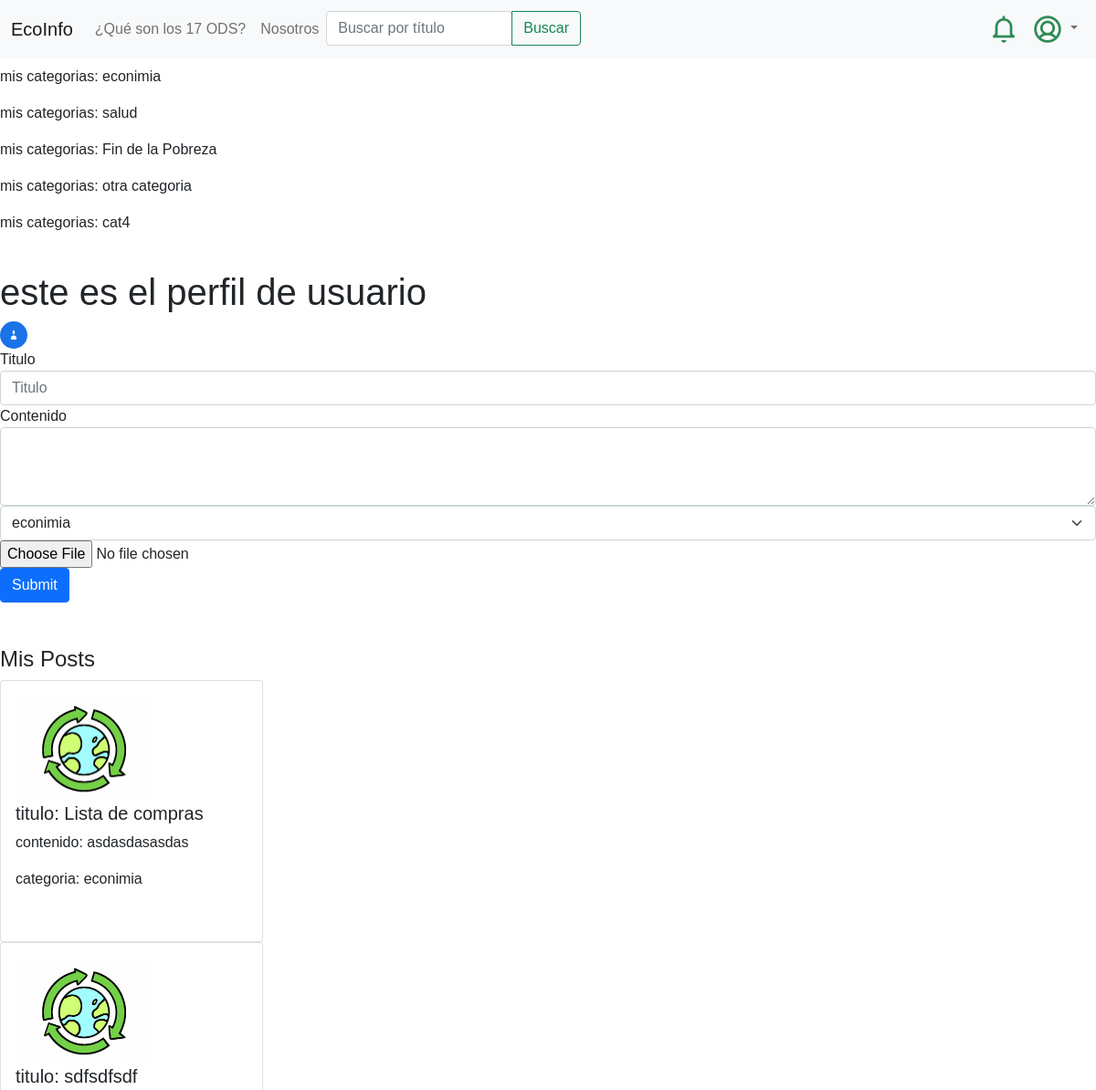
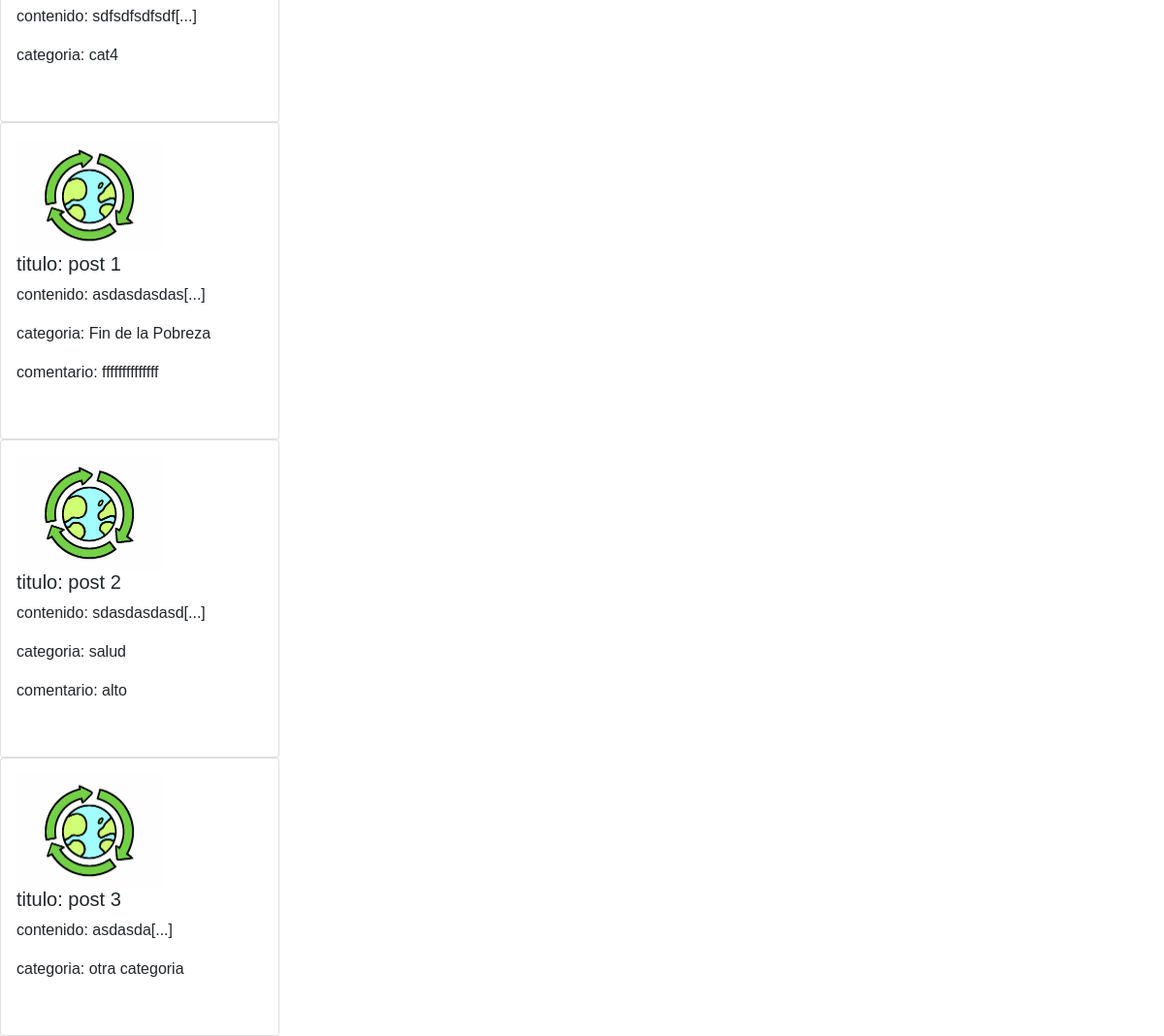
Before: /perfil_usuario/ (signed in) with the older database file (2 pictures, top to bottom).
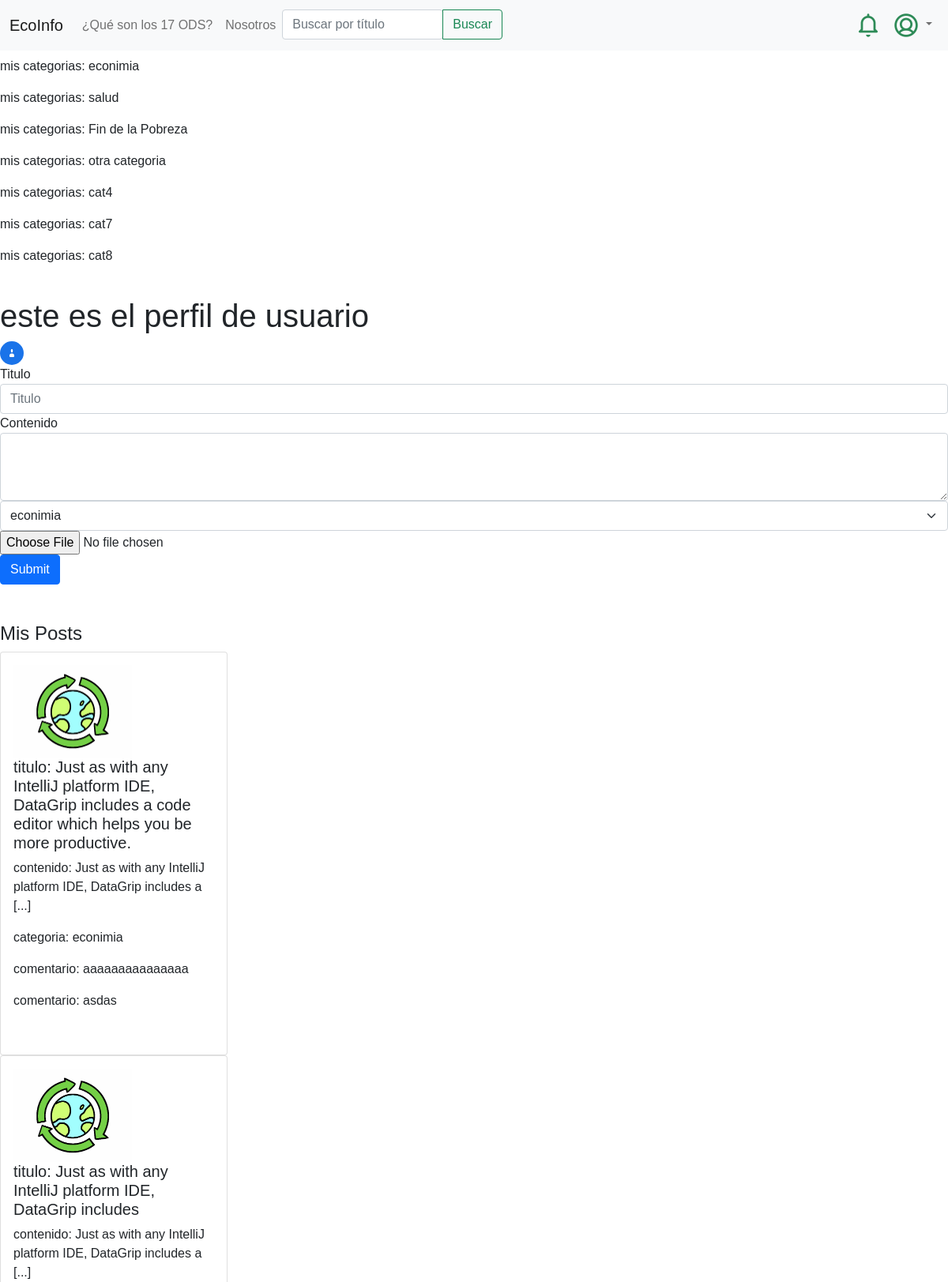
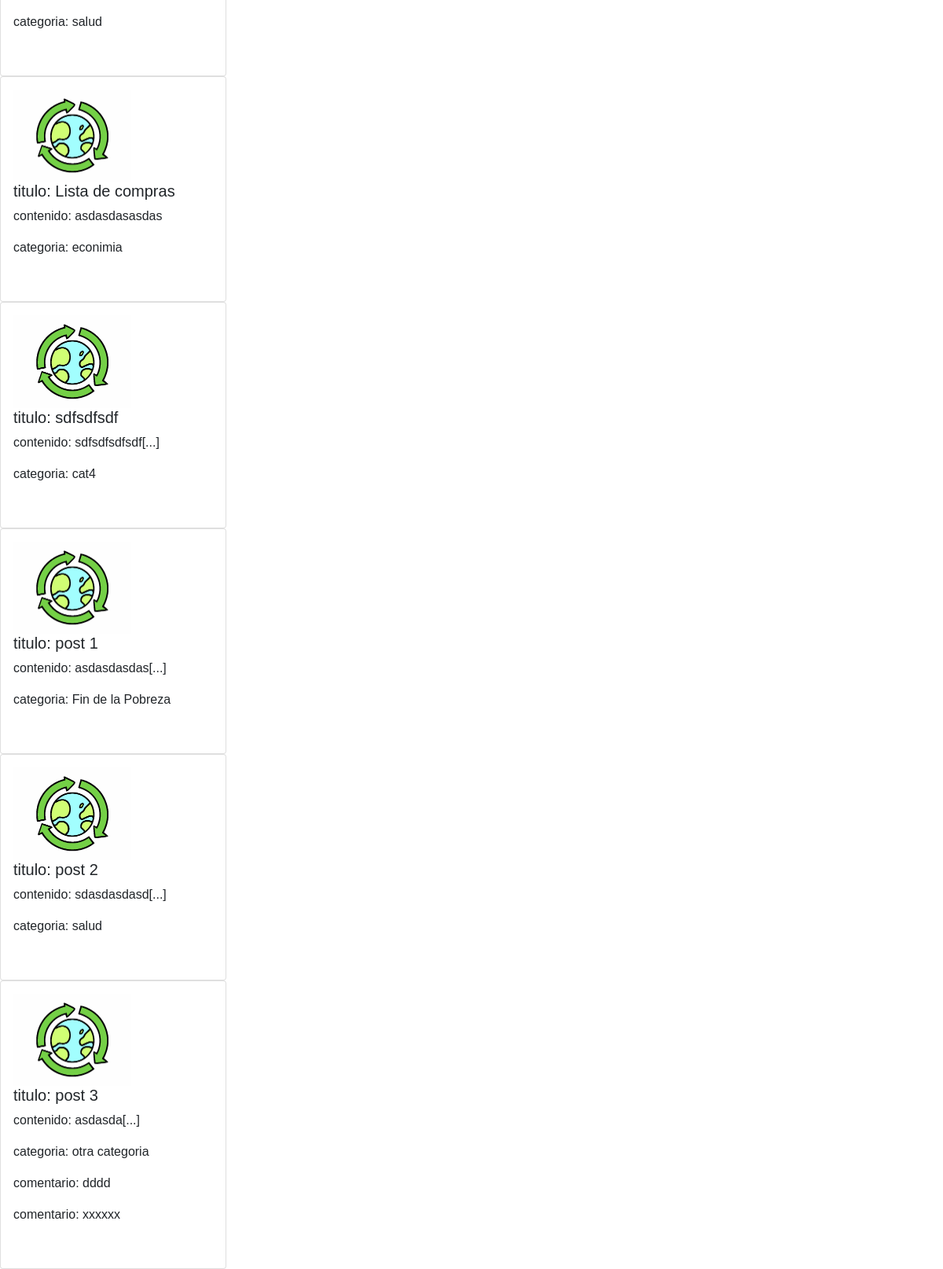
After: the same page with the newer database file (2 pictures, top to bottom).
### feed/models.py (models this page shows, shortened)
class categoria(models.Model):
    name = models.CharField(max_length=50)
    imagen = models.ImageField(upload_to='categoria',default='categoria_default.png')
    def __str__(self):
        return self.name

class usuario(models.Model):
    id = models.AutoField(primary_key=True)
    usuario_fk = models.OneToOneField(User, on_delete=models.CASCADE)
    tipo_usuario = models.ForeignKey(tipo_usuario, on_delete=models.CASCADE, null=False)
    foto= models.FileField(upload_to='fotos_perfil', default='foto_default.jpg')

class post(models.Model):
    posteador = models.ForeignKey(User, on_delete=models.CASCADE, null=True)
    titulo = models.CharField(max_length=100)
    contenido = models.TextField()
    pre_contenido = models.TextField()
    categoria = models.ForeignKey(categoria, on_delete=models.CASCADE,  default=1, null=False)
    creado_en = models.DateTimeField(auto_now_add=True)
    actualizado_en = models.DateTimeField(auto_now=True)
    me_gusta = models.IntegerField(default=0)
    no_megusta = models.IntegerField(default=0)
    imagen = models.FileField(upload_to='imagenes_posts', default='post_default.jpg')
    visitas = models.IntegerField(default=0)

class comentario(models.Model):
    post = models.ForeignKey(post, on_delete=models.CASCADE)
    comentador = models.ForeignKey(User, on_delete=models.CASCADE, null=True)
    contenido = models.TextField()
    creado_en = models.DateTimeField(auto_now_add=True)
    actualizado_en = models.DateTimeField(auto_now=True)
    aprobado = models.BooleanField(default=False)

### feed/views.py (the view)
# urls.py: path('perfil_usuario/',views.perfil_usuario, name='perfil_usuario'),
@login_required
def perfil_usuario(request):
    notif_user = notificaciones.objects.filter(post__posteador_id=request.user.id ).exclude(usuario_id = request.user.id).order_by('creado_en').reverse()[:10]
    mis_posteos = post.objects.filter(posteador_id=request.user.id).order_by('creado_en').reverse()
    mis_categorias = categoria.objects.filter(id__in = mis_posteos )
    mis_comentarios = comentario.objects.filter(comentador_id=request.user.id).order_by('creado_en').reverse()
    categorias = categoria.objects.all()
    usuario_actual = usuario.objects.get(id=request.user.id)
    contexto = {'mis_posteos':mis_posteos, 'mis_comentarios':mis_comentarios, 'categorias':categorias, 'notif_user':notif_user, 'mis_categorias':mis_categorias, 'usuario_actual':usuario_actual}
    return render(request,"perfil_usuario.html",contexto)

### feed/templates/perfil_usuario.html (shortened to what this page needs)
{% extends "base.html" %}
{% block content %}
<br><br><br>
<div>
    {% if mis_categorias %}
        {% for mi_categoria in mis_categorias %}
                <p> mis categorias: {{ mi_categoria.name }} </p>
        {% endfor %}
    {% endif %}
</div>
    <h1>este es el perfil de usuario</h1>
    {% if  user.is_authenticated %}
    <img src="{{usuario_actual.foto.url }}" style="width: 30px; height: 30px; border-radius: 30px;" >
    {% endif %}
    <form action="{% url 'agregar_post' %} " method="POST"  enctype="multipart/form-data"> {% csrf_token %}
        <div class="form-group">
            <label for="titulo">Titulo</label>
            <input type="text" class="form-control" id="txttitulo" name="txttitulo" placeholder="Titulo">
        </div>
        <div class="form-group">
            <label for="contenido">Contenido</label>
            <textarea class="form-control" id="txtcontenido" name="txtcontenido" rows="3"></textarea>
        </div>
        <div class="form-group">
            <select class="form-gourp form-select" name="txtcategoria" id="txtcategoria" required>
                {% for categoria in categorias %}
                    <option value="{{categoria.id}}" >{{categoria.name}}</option>
                {% endfor %}
              </select>
        </div>
        <div >
            <input type="file" id="txtimagen"  name="txtimagen">
        </div>
        <button type="submit" class="btn btn-primary">Submit</button>
    </form>
     <br>
     <br>
     <h4>Mis Posts</h4>
     {% for post in mis_posteos %}
     <div class="card" style="width: 18rem;">
         <div class="card-body">
            <img src="{{post.imagen.url}}" alt="{{post.tipo_17_ODS}}" style="width:150px;">
             <h5 class="card-title">titulo: {{ post.titulo }}</h5>
             <p class="card-text">contenido: {{ post.pre_contenido }}</p>
             <p class="card-text">  categoria: {{post.categoria}} </p>
             {% for comentario in mis_comentarios %}
             {% if comentario.post_id == post.id %}
                 <p class="card-text">comentario: {{ comentario.contenido }}</p>
             {% endif %}
             {% endfor %}
             <br>
         </div>
     </div>
 {% endfor %}
{% endblock %}

### feed/templates/base.html (shortened to what this page needs)
{% load static %}
<!DOCTYPE html>
<html lang="en">
  <head>
    <link href="https://cdn.jsdelivr.net/npm/bootstrap@5.1.3/dist/css/bootstrap.min.css" rel="stylesheet">
    <link rel="stylesheet" type="text/css" href="{% static 'css/estilos.css' %}">
</head>
<body>
      <nav class="navbar fixed-top navbar-expand-sm navbar-light bg-light "  >
        <div class="container-fluid" >
            <a href="{% url 'feed'%}" class="navbar-brand">EcoInfo</a>
            <div id="navbarCollapse" class="collapse navbar-collapse">
                <ul class="nav navbar-nav">
                    <li class="nav-item">
                        <a href="{% url 'los_17_ods'%}" class="nav-link">¿Qué son los 17 ODS?</a>
                    </li>
                    <li class="nav-item">
                        <a href="{% url 'nosotros' %}" class="nav-link">Nosotros</a>
                    </li>
                    <li class="nav-item ">
                            <form  class=" d-flex justify-content-center " action="{% url 'busqueda_por_titulo' %}" method="GET"> {% csrf_token %}
                                <div class="btn-group " method="GET">
                                    <input class="form-control col-xl-8 " id="titulo_buscado" name="titulo_buscado" style="width: auto;" type="text" placeholder="Buscar por título" aria-label="Search">
                                    <button class="btn btn-outline-success" >Buscar</button>
                            </div>
                            </form>
                    </li>
                </ul>
                {% if user.is_authenticated %}
                <ul class="nav navbar-nav ms-auto">
                    {% include 'notificaciones.html' %}
                    <li class="nav-item dropdown">
                        <a href="#" class="nav-link dropdown-toggle" data-bs-toggle="dropdown">
                            <img src="/static/img/avatar_dafault.png" alt="Perfil usuario" style="height: 2rem; width: 2rem;">
                        </a>
                    </li>
                    {% else %}
                    <form class="d-flex ms-auto">
                      <a href="{% url 'registrarse' %}" class="btn btn-light me-2" style="border-color:grey ;">Registrarse</a>
                      <a href="{% url 'acceder' %}" class="btn btn-light me-2" style="border-color: grey;">Acceder</a>
                    </form>
                    {% endif %}
                </ul>
            </div>
        </div>
    </nav>
    {% block content %}{% endblock %}
</body>
</html>

### feed/templates/notificaciones.html (shortened to what this page needs)
<li class="nav-item dropdown" >
    <a href='#' class="nav-link " data-bs-toggle="dropdown" >
        {% if notif_user and notif_no_leidas  %}
        <img src="/static/img/tiene_notificacion_2.png" alt="" style="width:2rem; height: 2rem;">
        {% else %}
            <img src="/static/img/no_tiene_notificacion_2.png" alt="" style="width:2rem; height: 2rem;">
        {% endif %}
</a>
</li>

### feed/static/css/estilos.css (style rules this page uses)
html, body { height: 100%; margin: 0; font-family: Helvetica; width: 100%; }
a { text-decoration: none; color: #000; }

Changed rows visible on the page:
removed comentario: contenido "ffffffffffffff", shown under post "post 1"
removed comentario: contenido "alto", shown under post "post 2"
now on this page (row unchanged): categoria: name "cat7"
now on this page (row unchanged): categoria: name "cat8"
added post: imagen (placeholder picture), titulo "Just as with any IntelliJ platform IDE, DataGrip includes a code editor which helps you be more productive.", pre_contenido "Just as with any IntelliJ platform IDE, DataGrip includes a [...]", categoria "econimia"
added comentario: contenido "aaaaaaaaaaaaaaa", shown under "Just as with any IntelliJ platform IDE, DataGrip includes a [...]"
added comentario: contenido "asdas", shown under "Just as with any IntelliJ platform IDE, DataGrip includes a [...]"
added post: imagen (placeholder picture), titulo "Just as with any IntelliJ platform IDE, DataGrip includes", pre_contenido "Just as with any IntelliJ platform IDE, DataGrip includes a [...]", categoria "salud"
added comentario: contenido "dddd", shown under post "post 3"
added comentario: contenido "xxxxxx", shown under post "post 3"
